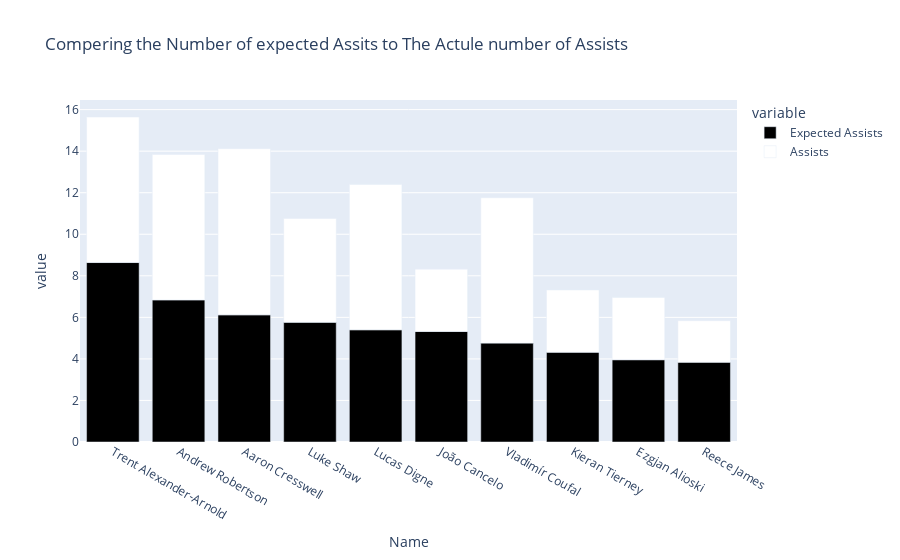

Source (notebook cell):
### Code cell
#Expected NO of Assists that the DF would make it 
df_defenders['Expected Assists']=df_defenders['xA']*df_defenders['Matches']
fig=px.bar(df_defenders.nlargest(10,'Expected Assists')[['Name','Expected Assists','Assists']],
          x='Name',y=['Expected Assists','Assists'],color_discrete_map={'Expected Assists':'black','Assists':'white'},title='Compering the Number of expected Assits to The Actule number of Assists')
fig.show()

### Figure 1 — Plotly figure (JSON) as saved in the notebook; plotly's stock layout.template omitted (floating-point values rounded to 4 significant figures)
{"data": [{"alignmentgroup": "True", "hovertemplate": "variable=Expected Assists<br>Name=%{x}<br>value=%{y}<extra></extra>", "legendgroup": "Expected Assists", "marker": {"color": "black"}, "name": "Expected Assists", "offsetgroup": "Expected Assists", "orientation": "v", "showlegend": true, "textposition": "auto", "type": "bar", "x": ["Trent Alexander-Arnold", "Andrew Robertson", "Aaron Cresswell", "Luke Shaw", "Lucas Digne", "João Cancelo", "Vladimír Coufal", "Kieran Tierney", "Ezgjan Alioski", "Reece James"], "xaxis": "x", "y": [8.64, 6.84, 6.12, 5.76, 5.4, 5.32, 4.76, 4.32, 3.96, 3.84], "yaxis": "y"}, {"alignmentgroup": "True", "hovertemplate": "variable=Assists<br>Name=%{x}<br>value=%{y}<extra></extra>", "legendgroup": "Assists", "marker": {"color": "white"}, "name": "Assists", "offsetgroup": "Assists", "orientation": "v", "showlegend": true, "textposition": "auto", "type": "bar", "x": ["Trent Alexander-Arnold", "Andrew Robertson", "Aaron Cresswell", "Luke Shaw", "Lucas Digne", "João Cancelo", "Vladimír Coufal", "Kieran Tierney", "Ezgjan Alioski", "Reece James"], "xaxis": "x", "y": [7, 7, 8, 5, 7, 3, 7, 3, 3, 2], "yaxis": "y"}], "layout": {"barmode": "relative", "legend": {"title": {"text": "variable"}, "tracegroupgap": 0}, "title": {"text": "Compering the Number of expected Assits to The Actule number of Assists"}, "xaxis": {"anchor": "y", "domain": [0, 1], "title": {"text": "Name"}}, "yaxis": {"anchor": "x", "domain": [0, 1], "title": {"text": "value"}}}}
